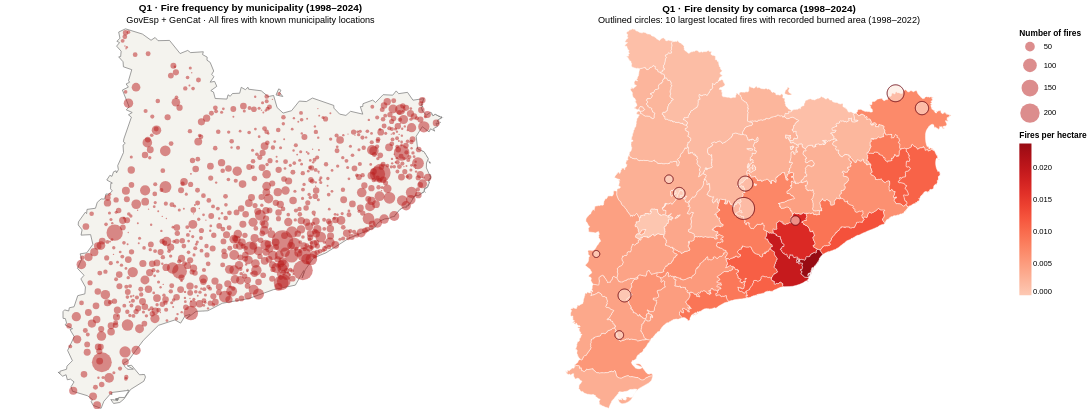

Source (notebook cell):
### Markdown cell above
## Final visualization

Municipality fire frequency and comarca fire density, side by side.

### Code cell
final_view = alt.hconcat(frequency_map, comarca_fire_map).configure_view(stroke=None)
final_view

### Figure 1 — Vega-Lite specification as saved in the notebook (floating-point values rounded to 4 significant figures; data arrays with more than 128 entries replaced by an {"elided": "..."} marker saying what was removed)
{"config": {"view": {"continuousWidth": 300, "continuousHeight": 300, "stroke": null}}, "hconcat": [{"layer": [{"data": {"values": [{"type": "Feature", "geometry": {"type": "MultiPolygon", "coordinates": {"elided": "401 rows, 6188 float values in total"}}, "properties": {"cod_ccaa": "09", "noml_ccaa": "COMUNIDAD AUTONOMA DE CATALUÑA", "name": "Cataluña", "cartodb_id": 8, "created_at": "2014-09-30T00:00:00Z", "updated_at": "2014-12-25T02:07:41Z"}}]}, "mark": {"type": "geoshape", "fill": "#f4f3ee", "stroke": "gray"}}, {"data": {"name": "data-716d7dfadf76f35adf021774f3599dba"}, "mark": {"type": "circle", "color": "#b91c1c", "opacity": 0.5, "strokeWidth": 0}, "encoding": {"latitude": {"field": "latitud", "type": "quantitative"}, "longitude": {"field": "longitud", "type": "quantitative"}, "size": {"field": "count", "legend": {"format": ",.0f"}, "scale": {"domain": [0, 245.0], "range": [0, 800], "type": "linear"}, "title": "Number of fires", "type": "quantitative"}, "tooltip": [{"field": "municipi", "title": "Municipality", "type": "nominal"}, {"field": "count", "format": ",.0f", "title": "Fires", "type": "quantitative"}]}}], "height": 500, "projection": {"type": "mercator"}, "title": {"text": "Q1 · Fire frequency by municipality (1998–2024)", "subtitle": "GovEsp + GenCat · All fires with known municipality locations"}, "width": 650}, {"layer": [{"data": {"values": [{"geometry": {"coordinates": {"elided": "1x380x2 float values"}, "type": "Polygon"}, "properties": {"CODICOMAR": "01", "NOMCOMAR": "Alt Camp"}, "type": "Feature"}, {"geometry": {"coordinates": {"elided": "561 rows, 6730 float values in total"}, "type": "MultiPolygon"}, "properties": {"CODICOMAR": "02", "NOMCOMAR": "Alt Empordà"}, "type": "Feature"}, {"geometry": {"coordinates": {"elided": "2 rows, 812 float values in total"}, "type": "Polygon"}, "properties": {"CODICOMAR": "03", "NOMCOMAR": "Alt Penedès"}, "type": "Feature"}, {"geometry": {"coordinates": {"elided": "2 rows, 1164 float values in total"}, "type": "MultiPolygon"}, "properties": {"CODICOMAR": "04", "NOMCOMAR": "Alt Urgell"}, "type": "Feature"}, {"geometry": {"coordinates": {"elided": "1x329x2 float values"}, "type": "Polygon"}, "properties": {"CODICOMAR": "05", "NOMCOMAR": "Alta Ribagorça"}, "type": "Feature"}, {"geometry": {"coordinates": {"elided": "1x567x2 float values"}, "type": "Polygon"}, "properties": {"CODICOMAR": "06", "NOMCOMAR": "Anoia"}, "type": "Feature"}, {"geometry": {"coordinates": {"elided": "3 rows, 1310 float values in total"}, "type": "Polygon"}, "properties": {"CODICOMAR": "07", "NOMCOMAR": "Bages"}, "type": "Feature"}, {"geometry": {"coordinates": {"elided": "12 rows, 1072 float values in total"}, "type": "MultiPolygon"}, "properties": {"CODICOMAR": "08", "NOMCOMAR": "Baix Camp"}, "type": "Feature"}, {"geometry": {"coordinates": {"elided": "52 rows, 1604 float values in total"}, "type": "MultiPolygon"}, "properties": {"CODICOMAR": "09", "NOMCOMAR": "Baix Ebre"}, "type": "Feature"}, {"geometry": {"coordinates": {"elided": "593 rows, 6042 float values in total"}, "type": "MultiPolygon"}, "properties": {"CODICOMAR": "10", "NOMCOMAR": "Baix Empordà"}, "type": "Feature"}, {"geometry": {"coordinates": {"elided": "2 rows, 810 float values in total"}, "type": "Polygon"}, "properties": {"CODICOMAR": "11", "NOMCOMAR": "Baix Llobregat"}, "type": "Feature"}, {"geometry": {"coordinates": {"elided": "6 rows, 620 float values in total"}, "type": "MultiPolygon"}, "properties": {"CODICOMAR": "12", "NOMCOMAR": "Baix Penedès"}, "type": "Feature"}, {"geometry": {"coordinates": {"elided": "34 rows, 1024 float values in total"}, "type": "MultiPolygon"}, "properties": {"CODICOMAR": "13", "NOMCOMAR": "Barcelonès"}, "type": "Feature"}, {"geometry": {"coordinates": {"elided": "4 rows, 1544 float values in total"}, "type": "MultiPolygon"}, "properties": {"CODICOMAR": "14", "NOMCOMAR": "Berguedà"}, "type": "Feature"}, {"geometry": {"coordinates": {"elided": "2 rows, 574 float values in total"}, "type": "MultiPolygon"}, "properties": {"CODICOMAR": "15", "NOMCOMAR": "Cerdanya"}, "type": "Feature"}, {"geometry": {"coordinates": {"elided": "1x419x2 float values"}, "type": "Polygon"}, "properties": {"CODICOMAR": "16", "NOMCOMAR": "Conca de Barberà"}, "type": "Feature"}, {"geometry": {"coordinates": {"elided": "31 rows, 890 float values in total"}, "type": "MultiPolygon"}, "properties": {"CODICOMAR": "17", "NOMCOMAR": "Garraf"}, "type": "Feature"}, {"geometry": {"coordinates": {"elided": "1x322x2 float values"}, "type": "Polygon"}, "properties": {"CODICOMAR": "18", "NOMCOMAR": "Garrigues"}, "type": "Feature"}, {"geometry": {"coordinates": {"elided": "1x448x2 float values"}, "type": "Polygon"}, "properties": {"CODICOMAR": "19", "NOMCOMAR": "Garrotxa"}, "type": "Feature"}, {"geometry": {"coordinates": {"elided": "1x400x2 float values"}, "type": "Polygon"}, "properties": {"CODICOMAR": "20", "NOMCOMAR": "Gironès"}, "type": "Feature"}, {"geometry": {"coordinates": {"elided": "6 rows, 704 float values in total"}, "type": "MultiPolygon"}, "properties": {"CODICOMAR": "21", "NOMCOMAR": "Maresme"}, "type": "Feature"}, {"geometry": {"coordinates": {"elided": "92 rows, 2028 float values in total"}, "type": "MultiPolygon"}, "properties": {"CODICOMAR": "22", "NOMCOMAR": "Montsià"}, "type": "Feature"}, {"geometry": {"coordinates": {"elided": "3 rows, 1220 float values in total"}, "type": "Polygon"}, "properties": {"CODICOMAR": "23", "NOMCOMAR": "Noguera"}, "type": "Feature"}, {"geometry": {"coordinates": {"elided": "1x610x2 float values"}, "type": "Polygon"}, "properties": {"CODICOMAR": "24", "NOMCOMAR": "Osona"}, "type": "Feature"}, {"geometry": {"coordinates": {"elided": "2 rows, 1140 float values in total"}, "type": "MultiPolygon"}, "properties": {"CODICOMAR": "25", "NOMCOMAR": "Pallars Jussà"}, "type": "Feature"}, {"geometry": {"coordinates": {"elided": "1x520x2 float values"}, "type": "Polygon"}, "properties": {"CODICOMAR": "26", "NOMCOMAR": "Pallars Sobirà"}, "type": "Feature"}, {"geometry": {"coordinates": {"elided": "3 rows, 440 float values in total"}, "type": "MultiPolygon"}, "properties": {"CODICOMAR": "27", "NOMCOMAR": "Pla d'Urgell"}, "type": "Feature"}, {"geometry": {"coordinates": {"elided": "1x247x2 float values"}, "type": "Polygon"}, "properties": {"CODICOMAR": "28", "NOMCOMAR": "Pla de l'Estany"}, "type": "Feature"}, {"geometry": {"coordinates": {"elided": "1x340x2 float values"}, "type": "Polygon"}, "properties": {"CODICOMAR": "29", "NOMCOMAR": "Priorat"}, "type": "Feature"}, {"geometry": {"coordinates": {"elided": "1x617x2 float values"}, "type": "Polygon"}, "properties": {"CODICOMAR": "30", "NOMCOMAR": "Ribera d'Ebre"}, "type": "Feature"}, {"geometry": {"coordinates": {"elided": "2 rows, 1206 float values in total"}, "type": "MultiPolygon"}, "properties": {"CODICOMAR": "31", "NOMCOMAR": "Ripollès"}, "type": "Feature"}, {"geometry": {"coordinates": {"elided": "1x337x2 float values"}, "type": "Polygon"}, "properties": {"CODICOMAR": "32", "NOMCOMAR": "Segarra"}, "type": "Feature"}, {"geometry": {"coordinates": {"elided": "2 rows, 752 float values in total"}, "type": "MultiPolygon"}, "properties": {"CODICOMAR": "33", "NOMCOMAR": "Segrià"}, "type": "Feature"}, {"geometry": {"coordinates": {"elided": "182 rows, 2636 float values in total"}, "type": "MultiPolygon"}, "properties": {"CODICOMAR": "34", "NOMCOMAR": "Selva"}, "type": "Feature"}, {"geometry": {"coordinates": {"elided": "5 rows, 1492 float values in total"}, "type": "MultiPolygon"}, "properties": {"CODICOMAR": "35", "NOMCOMAR": "Solsonès"}, "type": "Feature"}, {"geometry": {"coordinates": {"elided": "20 rows, 1028 float values in total"}, "type": "MultiPolygon"}, "properties": {"CODICOMAR": "36", "NOMCOMAR": "Tarragonès"}, "type": "Feature"}, {"geometry": {"coordinates": {"elided": "1x487x2 float values"}, "type": "Polygon"}, "properties": {"CODICOMAR": "37", "NOMCOMAR": "Terra Alta"}, "type": "Feature"}, {"geometry": {"coordinates": {"elided": "4 rows, 762 float values in total"}, "type": "MultiPolygon"}, "properties": {"CODICOMAR": "38", "NOMCOMAR": "Urgell"}, "type": "Feature"}, {"geometry": {"coordinates": {"elided": "1x342x2 float values"}, "type": "Polygon"}, "properties": {"CODICOMAR": "39", "NOMCOMAR": "Val d'Aran"}, "type": "Feature"}, {"geometry": {"coordinates": {"elided": "1x412x2 float values"}, "type": "Polygon"}, "properties": {"CODICOMAR": "40", "NOMCOMAR": "Vallès Occidental"}, "type": "Feature"}, {"geometry": {"coordinates": {"elided": "1x433x2 float values"}, "type": "Polygon"}, "properties": {"CODICOMAR": "41", "NOMCOMAR": "Vallès Oriental"}, "type": "Feature"}, {"geometry": {"coordinates": {"elided": "1x276x2 float values"}, "type": "Polygon"}, "properties": {"CODICOMAR": "42", "NOMCOMAR": "Moianès"}, "type": "Feature"}, {"geometry": {"coordinates": {"elided": "2 rows, 528 float values in total"}, "type": "MultiPolygon"}, "properties": {"CODICOMAR": "43", "NOMCOMAR": "Lluçanès"}, "type": "Feature"}]}, "mark": {"type": "geoshape", "stroke": "white", "strokeWidth": 0.6}, "encoding": {"color": {"field": "fires_per_ha", "scale": {"scheme": "reds", "zero": true}, "title": "Fires per hectare", "type": "quantitative"}, "tooltip": [{"field": "properties.NOMCOMAR", "title": "Comarca", "type": "nominal"}, {"field": "fires", "format": ",.0f", "title": "Fires", "type": "quantitative"}, {"field": "area_ha", "format": ",.0f", "title": "Comarca hectares", "type": "quantitative"}, {"field": "fires_per_ha", "format": ".5f", "title": "Fires per hectare", "type": "quantitative"}]}, "transform": [{"lookup": "properties.CODICOMAR", "from": {"data": {"name": "data-a067ebf667b7b7d2b74051777aed2266"}, "key": "code", "fields": ["fires", "area_ha", "fires_per_ha"]}}]}, {"data": {"values": [{"type": "Feature", "geometry": {"type": "Polygon", "coordinates": {"elided": "1x129x2 float values"}}, "properties": {"incident": "GovEsp:1998080173", "municipality": "Aguilar de Segarra", "date": "1998-07-18", "hectares": 17680.0}}, {"type": "Feature", "geometry": {"type": "Polygon", "coordinates": {"elided": "1x129x2 float values"}}, "properties": {"incident": "GovEsp:2012170124", "municipality": "La Jonquera", "date": "2012-07-22", "hectares": 10470.0}}, {"type": "Feature", "geometry": {"type": "Polygon", "coordinates": {"elided": "1x129x2 float values"}}, "properties": {"incident": "GovEsp:1998252222", "municipality": "Unknown municipality", "date": "1998-07-19", "hectares": 8153.0}}, {"type": "Feature", "geometry": {"type": "Polygon", "coordinates": {"elided": "1x129x2 float values"}}, "properties": {"incident": "GovEsp:2000170131", "municipality": "Garriguella", "date": "2000-08-06", "hectares": 6449.0}}, {"type": "Feature", "geometry": {"type": "Polygon", "coordinates": {"elided": "1x129x2 float values"}}, "properties": {"incident": "GovEsp:2019430119", "municipality": "La Torre de l'Espanyol", "date": "2019-06-26", "hectares": 6081.0}}, {"type": "Feature", "geometry": {"type": "Polygon", "coordinates": {"elided": "1x129x2 float values"}}, "properties": {"incident": "GovEsp:2009250089", "municipality": "Agramunt", "date": "2009-07-17", "hectares": 4986.0}}, {"type": "Feature", "geometry": {"type": "Polygon", "coordinates": {"elided": "1x129x2 float values"}}, "properties": {"incident": "GovEsp:2003080273", "municipality": "Sant Llorenç Savall", "date": "2003-08-10", "hectares": 3237.0}}, {"type": "Feature", "geometry": {"type": "Polygon", "coordinates": {"elided": "1x129x2 float values"}}, "properties": {"incident": "GovEsp:2012430143", "municipality": "Rasquera", "date": "2012-05-15", "hectares": 2788.0}}, {"type": "Feature", "geometry": {"type": "Polygon", "coordinates": {"elided": "1x129x2 float values"}}, "properties": {"incident": "GovEsp:2022250092", "municipality": "Artesa de Segre", "date": "2022-06-15", "hectares": 2683.0}}, {"type": "Feature", "geometry": {"type": "Polygon", "coordinates": {"elided": "1x129x2 float values"}}, "properties": {"incident": "GovEsp:2003250105", "municipality": "Seròs", "date": "2003-08-12", "hectares": 1794.0}}]}, "mark": {"type": "geoshape", "fill": "#fee5d9", "fillOpacity": 0.55, "stroke": "#67000d", "strokeWidth": 1.2}, "encoding": {"tooltip": [{"field": "properties.incident", "title": "Incident", "type": "nominal"}, {"field": "properties.municipality", "title": "Municipality", "type": "nominal"}, {"field": "properties.date", "title": "Date", "type": "nominal"}, {"field": "properties.hectares", "format": ",.2f", "title": "Burned hectares", "type": "quantitative"}]}}], "height": 500, "projection": {"reflectY": true, "type": "identity"}, "title": {"text": "Q1 · Fire density by comarca (1998–2024)", "subtitle": "Outlined circles: 10 largest located fires with recorded burned area (1998–2022)"}, "width": 650}], "$schema": "https://vega.github.io/schema/vega-lite/v6.4.1.json", "datasets": {"data-716d7dfadf76f35adf021774f3599dba": {"elided": "900 records"}, "data-a067ebf667b7b7d2b74051777aed2266": [{"code": "01", "comarca": "Alt Camp", "fires": 276, "area_ha": 53800.0, "fires_per_ha": 0.00513}, {"code": "02", "comarca": "Alt Empordà", "fires": 926, "area_ha": 135800.0, "fires_per_ha": 0.006819}, {"code": "03", "comarca": "Alt Penedès", "fires": 661, "area_ha": 59300.0, "fires_per_ha": 0.01115}, {"code": "04", "comarca": "Alt Urgell", "fires": 245, "area_ha": 144700.0, "fires_per_ha": 0.001693}, {"code": "05", "comarca": "Alta Ribagorça", "fires": 95, "area_ha": 42700.0, "fires_per_ha": 0.002225}, {"code": "06", "comarca": "Anoia", "fires": 709, "area_ha": 86600.0, "fires_per_ha": 0.008187}, {"code": "07", "comarca": "Bages", "fires": 785, "area_ha": 109200.0, "fires_per_ha": 0.007189}, {"code": "08", "comarca": "Baix Camp", "fires": 341, "area_ha": 69700.0, "fires_per_ha": 0.004892}, {"code": "09", "comarca": "Baix Ebre", "fires": 553, "area_ha": 100300.0, "fires_per_ha": 0.005513}, {"code": "10", "comarca": "Baix Empordà", "fires": 755, "area_ha": 70200.0, "fires_per_ha": 0.01075}, {"code": "11", "comarca": "Baix Llobregat", "fires": 937, "area_ha": 48600.0, "fires_per_ha": 0.01928}, {"code": "12", "comarca": "Baix Penedès", "fires": 257, "area_ha": 29600.0, "fires_per_ha": 0.008682}, {"code": "13", "comarca": "Barcelonès", "fires": 348, "area_ha": 14600.0, "fires_per_ha": 0.02384}, {"code": "14", "comarca": "Berguedà", "fires": 336, "area_ha": 118500.0, "fires_per_ha": 0.002835}, {"code": "15", "comarca": "Cerdanya", "fires": 121, "area_ha": 54700.0, "fires_per_ha": 0.002212}, {"code": "16", "comarca": "Conca de Barberà", "fires": 426, "area_ha": 65000.0, "fires_per_ha": 0.006554}, {"code": "17", "comarca": "Garraf", "fires": 203, "area_ha": 18500.0, "fires_per_ha": 0.01097}, {"code": "18", "comarca": "Garrigues", "fires": 340, "area_ha": 79800.0, "fires_per_ha": 0.004261}, {"code": "19", "comarca": "Garrotxa", "fires": 153, "area_ha": 73500.0, "fires_per_ha": 0.002082}, {"code": "20", "comarca": "Gironès", "fires": 639, "area_ha": 57600.0, "fires_per_ha": 0.01109}, {"code": "21", "comarca": "Maresme", "fires": 499, "area_ha": 39900.0, "fires_per_ha": 0.01251}, {"code": "22", "comarca": "Montsià", "fires": 225, "area_ha": 73500.0, "fires_per_ha": 0.003061}, {"code": "23", "comarca": "Noguera", "fires": 504, "area_ha": 178400.0, "fires_per_ha": 0.002825}, {"code": "24", "comarca": "Osona", "fires": 278, "area_ha": 101900.0, "fires_per_ha": 0.002728}, {"code": "25", "comarca": "Pallars Jussà", "fires": 294, "area_ha": 134300.0, "fires_per_ha": 0.002189}, {"code": "26", "comarca": "Pallars Sobirà", "fires": 192, "area_ha": 137800.0, "fires_per_ha": 0.001393}, {"code": "27", "comarca": "Pla d'Urgell", "fires": 10, "area_ha": 30500.0, "fires_per_ha": 0.0003279}, {"code": "28", "comarca": "Pla de l'Estany", "fires": 218, "area_ha": 26300.0, "fires_per_ha": 0.008289}, {"code": "29", "comarca": "Priorat", "fires": 290, "area_ha": 49900.0, "fires_per_ha": 0.005812}, {"code": "30", "comarca": "Ribera d'Ebre", "fires": 354, "area_ha": 82700.0, "fires_per_ha": 0.004281}, {"code": "31", "comarca": "Ripollès", "fires": 108, "area_ha": 95700.0, "fires_per_ha": 0.001129}, {"code": "32", "comarca": "Segarra", "fires": 151, "area_ha": 56300.0, "fires_per_ha": 0.002682}, {"code": "33", "comarca": "Segrià", "fires": 634, "area_ha": 139700.0, "fires_per_ha": 0.004538}, {"code": "34", "comarca": "Selva", "fires": 618, "area_ha": 99500.0, "fires_per_ha": 0.006211}, {"code": "35", "comarca": "Solsonès", "fires": 244, "area_ha": 116100.0, "fires_per_ha": 0.002102}, {"code": "36", "comarca": "Tarragonès", "fires": 287, "area_ha": 31900.0, "fires_per_ha": 0.008997}, {"code": "37", "comarca": "Terra Alta", "fires": 277, "area_ha": 74300.0, "fires_per_ha": 0.003728}, {"code": "38", "comarca": "Urgell", "fires": 218, "area_ha": 58000.0, "fires_per_ha": 0.003759}, {"code": "39", "comarca": "Val d'Aran", "fires": 72, "area_ha": 63400.0, "fires_per_ha": 0.001136}, {"code": "40", "comarca": "Vallès Occidental", "fires": 978, "area_ha": 58300.0, "fires_per_ha": 0.01678}, {"code": "41", "comarca": "Vallès Oriental", "fires": 670, "area_ha": 73500.0, "fires_per_ha": 0.009116}, {"code": "42", "comarca": "Moianès", "fires": 154, "area_ha": 33800.0, "fires_per_ha": 0.004556}, {"code": "43", "comarca": "Lluçanès", "fires": 75, "area_ha": 22700.0, "fires_per_ha": 0.003304}]}}
